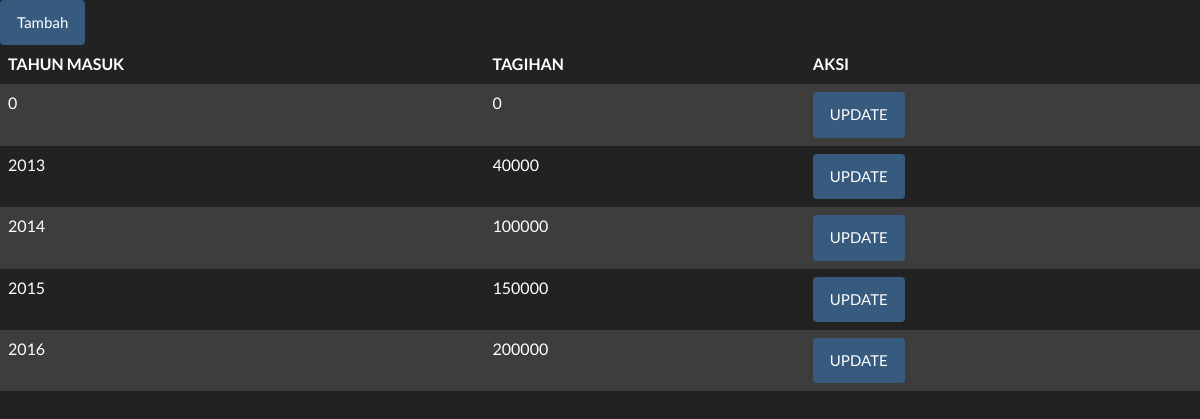
Screenshot of /setting.php with the database file from the repository.
### tables this page shows
CREATE TABLE `setting` (
  `id_setting` int(11) NOT NULL,
  `tagihan` int(11) NOT NULL
);

### setting.php (the view, shortened to what this page needs)
<?php
include "./asset/import.php";
?>
<html>
<head>
      <link rel="stylesheet" type="text/css" href="bootstrap/bootstrap.min.css">
      <link rel="stylesheet" type="text/css" href="bootstrap/fonts/glyphicons-halflings-regular.ttf">
</head>
<body>
<button type="button" class="btn btn-primary" data-toggle="modal" data-target="#myModal">Tambah</button>
 <table class="table table-striped table-hover ">
  <thead>
    <tr>
      <th>TAHUN MASUK</th>
      <th>TAGIHAN</th>
      <th>AKSI</th>
    </tr>
  </thead>
  <tbody>
  <?php
  include "./asset/koneksi.php";
    $query="SELECT * from setting";
    $result = mysqli_query($koneksi,$query) or die(mysqli_error());
  while($row = mysqli_fetch_object($result)){
    ?>
  <tr>
      <td><?php echo $row -> id_setting; ?></td>
      <td><?php echo $row -> tagihan;?></td>
      <td><a href="editbayar.php?id_setting=<?php echo $row -> id_setting; ?>" class="btn btn-primary" class="btn btn-primary">UPDATE</a>
     </td>
    </tr>
    <?php
  }
  ?>
  </tbody>
</table>
</body>
</html>

### rows the page displays
setting: id_setting "0", tagihan "0"
setting: id_setting "2013", tagihan "40000"
setting: id_setting "2014", tagihan "100000"
setting: id_setting "2015", tagihan "150000"
setting: id_setting "2016", tagihan "200000"
